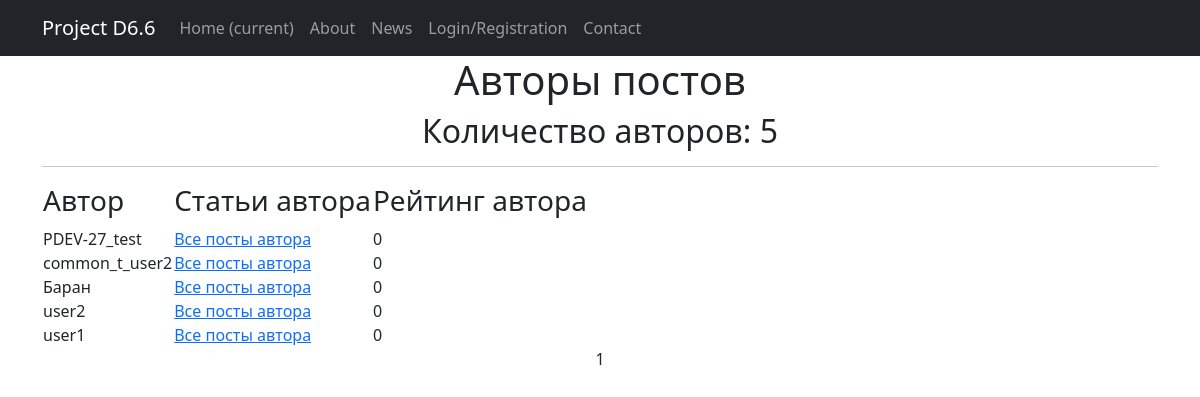
The page /news/author/ on the database its author committed.
### news/models.py (models this page shows, shortened)
class Author(models.Model):  # наследуемся от класса Model
    objects = None
    user = models.OneToOneField(User, on_delete=models.CASCADE)  # имя автора в соответствии с шаблоном User
    rating = models.IntegerField(default=0)  # рейтинг автора

### news/views.py (the view)
# urls.py: path('author/', AuthorList.as_view(), name='authors'),
class AuthorList(ListView):
    model = Author
    ordering = '-user'
    template_name = 'authors.html'
    context_object_name = 'authors'
    paginate_by = 10

### templates/authors.html (shortened to what this page needs)
<html lang="ru">
{% extends 'flatpages/default.html' %}
{% block content %}
                <h1>Авторы постов</h1>
          <h2>Количество авторов: {{ authors|length  }} </h2>
           <hr>
            {% if authors %}
            <table>
                <tr>
                    <td><h3> Автор </h3></td>
                    <td><h3> Статьи автора </h3></td>
                    <td><h3> Рейтинг автора </h3></td>
                </tr>
                {% for author in authors %}
                    <tr>
                        <td>{{author.user}}</td>
                        <td><a href="{% url 'author' author.id %}">Все посты автора</a></td>
                        <td>{{author.rating}}</td>
                    </tr>
                {% endfor %}
            </table>
        {% endif %}
   {{ page_obj.number }}
{% endblock content %}

### rows shown on the page
Author: user "PDEV-27_test", rating "0"
Author: user "common_t_user2", rating "0"
Author: user "Баран", rating "0"
Author: user "user2", rating "0"
Author: user "user1", rating "0"

### other values the page prints
{{ authors|length }} "5"
{{ page_obj.number }} "1"
